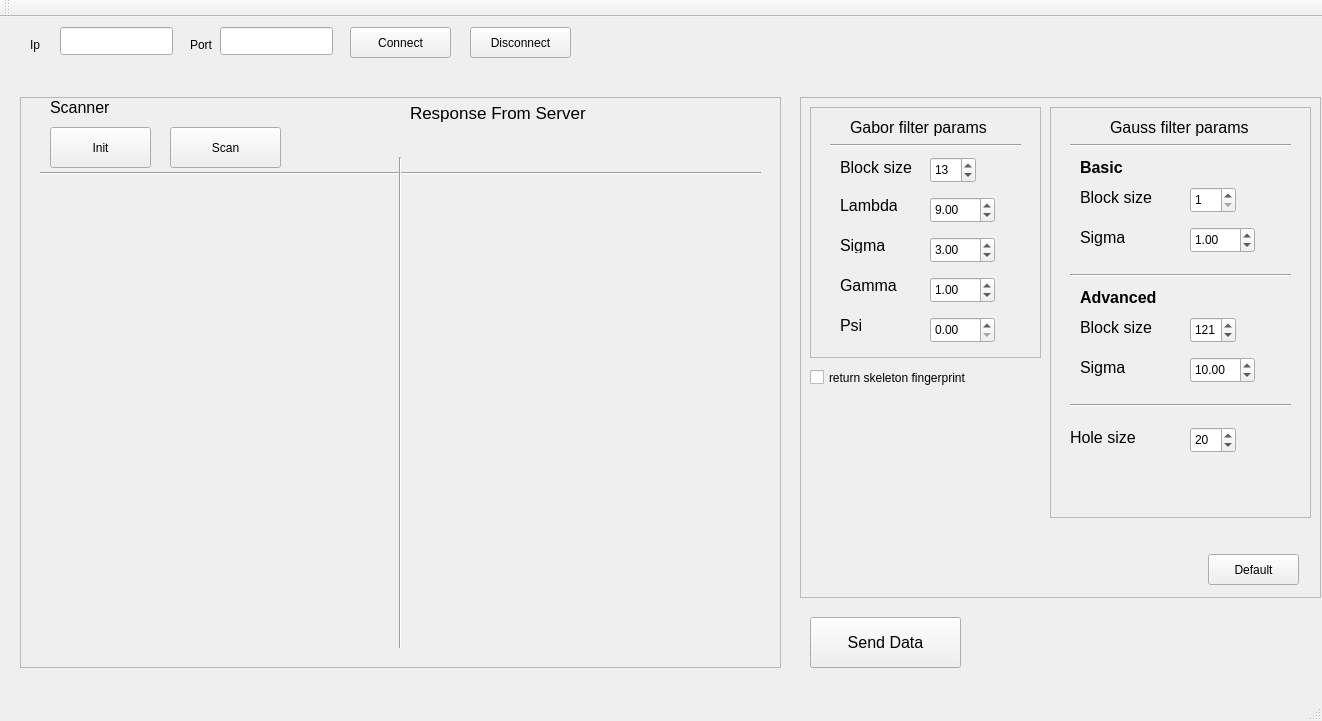
<?xml version="1.0" encoding="UTF-8"?>
<ui version="4.0">
 <class>Client</class>
 <widget class="QMainWindow" name="Client">
  <property name="geometry">
   <rect>
    <x>0</x>
    <y>0</y>
    <width>1322</width>
    <height>721</height>
   </rect>
  </property>
  <property name="windowTitle">
   <string>Client</string>
  </property>
  <widget class="QWidget" name="centralWidget">
   <widget class="QLabel" name="statusLB">
    <property name="geometry">
     <rect>
      <x>30</x>
      <y>50</y>
      <width>411</width>
      <height>21</height>
     </rect>
    </property>
    <property name="text">
     <string/>
    </property>
   </widget>
   <widget class="QFrame" name="scanerPanel">
    <property name="geometry">
     <rect>
      <x>20</x>
      <y>80</y>
      <width>761</width>
      <height>571</height>
     </rect>
    </property>
    <property name="frameShape">
     <enum>QFrame::StyledPanel</enum>
    </property>
    <property name="frameShadow">
     <enum>QFrame::Raised</enum>
    </property>
    <widget class="QPushButton" name="scannerInitBT">
     <property name="geometry">
      <rect>
       <x>30</x>
       <y>30</y>
       <width>101</width>
       <height>41</height>
      </rect>
     </property>
     <property name="text">
      <string>Init</string>
     </property>
    </widget>
    <widget class="QPushButton" name="scanBT">
     <property name="geometry">
      <rect>
       <x>150</x>
       <y>30</y>
       <width>111</width>
       <height>41</height>
      </rect>
     </property>
     <property name="text">
      <string>Scan</string>
     </property>
    </widget>
    <widget class="QLabel" name="scanImg">
     <property name="geometry">
      <rect>
       <x>30</x>
       <y>90</y>
       <width>320</width>
       <height>420</height>
      </rect>
     </property>
     <property name="text">
      <string/>
     </property>
    </widget>
    <widget class="QLabel" name="scannerOutput">
     <property name="geometry">
      <rect>
       <x>30</x>
       <y>0</y>
       <width>61</width>
       <height>21</height>
      </rect>
     </property>
     <property name="font">
      <font>
       <pointsize>12</pointsize>
      </font>
     </property>
     <property name="text">
      <string>Scanner</string>
     </property>
    </widget>
    <widget class="Line" name="line">
     <property name="geometry">
      <rect>
       <x>20</x>
       <y>66</y>
       <width>721</width>
       <height>20</height>
      </rect>
     </property>
     <property name="orientation">
      <enum>Qt::Horizontal</enum>
     </property>
    </widget>
    <widget class="QLabel" name="skeletonImg">
     <property name="geometry">
      <rect>
       <x>410</x>
       <y>90</y>
       <width>320</width>
       <height>420</height>
      </rect>
     </property>
     <property name="text">
      <string/>
     </property>
    </widget>
    <widget class="QLabel" name="label">
     <property name="geometry">
      <rect>
       <x>390</x>
       <y>0</y>
       <width>181</width>
       <height>31</height>
      </rect>
     </property>
     <property name="font">
      <font>
       <pointsize>13</pointsize>
      </font>
     </property>
     <property name="text">
      <string>Response From Server</string>
     </property>
    </widget>
    <widget class="Line" name="line_2">
     <property name="geometry">
      <rect>
       <x>370</x>
       <y>60</y>
       <width>20</width>
       <height>491</height>
      </rect>
     </property>
     <property name="orientation">
      <enum>Qt::Vertical</enum>
     </property>
    </widget>
   </widget>
   <widget class="QLineEdit" name="ipTF">
    <property name="geometry">
     <rect>
      <x>60</x>
      <y>10</y>
      <width>113</width>
      <height>28</height>
     </rect>
    </property>
   </widget>
   <widget class="QLabel" name="ipLB">
    <property name="geometry">
     <rect>
      <x>30</x>
      <y>20</y>
      <width>41</width>
      <height>16</height>
     </rect>
    </property>
    <property name="text">
     <string>Ip</string>
    </property>
   </widget>
   <widget class="QLineEdit" name="portTF">
    <property name="geometry">
     <rect>
      <x>220</x>
      <y>10</y>
      <width>113</width>
      <height>28</height>
     </rect>
    </property>
    <property name="text">
     <string/>
    </property>
   </widget>
   <widget class="QPushButton" name="connectBT">
    <property name="geometry">
     <rect>
      <x>350</x>
      <y>10</y>
      <width>101</width>
      <height>31</height>
     </rect>
    </property>
    <property name="text">
     <string>Connect</string>
    </property>
   </widget>
   <widget class="QLabel" name="portLB">
    <property name="geometry">
     <rect>
      <x>190</x>
      <y>20</y>
      <width>41</width>
      <height>16</height>
     </rect>
    </property>
    <property name="toolTipDuration">
     <number>-1</number>
    </property>
    <property name="text">
     <string>Port</string>
    </property>
   </widget>
   <widget class="QPushButton" name="sendBT">
    <property name="geometry">
     <rect>
      <x>810</x>
      <y>600</y>
      <width>151</width>
      <height>51</height>
     </rect>
    </property>
    <property name="font">
     <font>
      <pointsize>12</pointsize>
     </font>
    </property>
    <property name="text">
     <string>Send Data</string>
    </property>
   </widget>
   <widget class="QPushButton" name="disconnectBT">
    <property name="geometry">
     <rect>
      <x>470</x>
      <y>10</y>
      <width>101</width>
      <height>31</height>
     </rect>
    </property>
    <property name="text">
     <string>Disconnect</string>
    </property>
   </widget>
   <widget class="QFrame" name="params">
    <property name="geometry">
     <rect>
      <x>800</x>
      <y>80</y>
      <width>521</width>
      <height>501</height>
     </rect>
    </property>
    <property name="frameShape">
     <enum>QFrame::StyledPanel</enum>
    </property>
    <property name="frameShadow">
     <enum>QFrame::Raised</enum>
    </property>
    <widget class="QFrame" name="gaborFilterParamsPanel">
     <property name="geometry">
      <rect>
       <x>10</x>
       <y>10</y>
       <width>231</width>
       <height>251</height>
      </rect>
     </property>
     <property name="frameShape">
      <enum>QFrame::StyledPanel</enum>
     </property>
     <property name="frameShadow">
      <enum>QFrame::Raised</enum>
     </property>
     <widget class="QLabel" name="blockSizeLB">
      <property name="geometry">
       <rect>
        <x>30</x>
        <y>50</y>
        <width>81</width>
        <height>21</height>
       </rect>
      </property>
      <property name="font">
       <font>
        <pointsize>12</pointsize>
       </font>
      </property>
      <property name="text">
       <string>Block size</string>
      </property>
     </widget>
     <widget class="QLabel" name="lambdaLB">
      <property name="geometry">
       <rect>
        <x>30</x>
        <y>90</y>
        <width>57</width>
        <height>16</height>
       </rect>
      </property>
      <property name="font">
       <font>
        <pointsize>12</pointsize>
       </font>
      </property>
      <property name="text">
       <string>Lambda</string>
      </property>
     </widget>
     <widget class="QLabel" name="sigmaLB">
      <property name="geometry">
       <rect>
        <x>30</x>
        <y>130</y>
        <width>57</width>
        <height>16</height>
       </rect>
      </property>
      <property name="font">
       <font>
        <pointsize>12</pointsize>
       </font>
      </property>
      <property name="text">
       <string>Sigma</string>
      </property>
     </widget>
     <widget class="QLabel" name="gammaLB">
      <property name="geometry">
       <rect>
        <x>30</x>
        <y>170</y>
        <width>57</width>
        <height>16</height>
       </rect>
      </property>
      <property name="font">
       <font>
        <pointsize>12</pointsize>
       </font>
      </property>
      <property name="text">
       <string>Gamma</string>
      </property>
     </widget>
     <widget class="QLabel" name="psiLB">
      <property name="geometry">
       <rect>
        <x>30</x>
        <y>210</y>
        <width>57</width>
        <height>16</height>
       </rect>
      </property>
      <property name="font">
       <font>
        <pointsize>12</pointsize>
       </font>
      </property>
      <property name="text">
       <string>Psi</string>
      </property>
     </widget>
     <widget class="QDoubleSpinBox" name="lambda">
      <property name="geometry">
       <rect>
        <x>120</x>
        <y>90</y>
        <width>65</width>
        <height>26</height>
       </rect>
      </property>
      <property name="value">
       <double>9.000000000000000</double>
      </property>
     </widget>
     <widget class="QDoubleSpinBox" name="sigma">
      <property name="geometry">
       <rect>
        <x>120</x>
        <y>130</y>
        <width>65</width>
        <height>26</height>
       </rect>
      </property>
      <property name="value">
       <double>3.000000000000000</double>
      </property>
     </widget>
     <widget class="QDoubleSpinBox" name="gamma">
      <property name="geometry">
       <rect>
        <x>120</x>
        <y>170</y>
        <width>65</width>
        <height>26</height>
       </rect>
      </property>
      <property name="value">
       <double>1.000000000000000</double>
      </property>
     </widget>
     <widget class="QDoubleSpinBox" name="psi">
      <property name="geometry">
       <rect>
        <x>120</x>
        <y>210</y>
        <width>65</width>
        <height>26</height>
       </rect>
      </property>
     </widget>
     <widget class="QSpinBox" name="blockSize">
      <property name="geometry">
       <rect>
        <x>120</x>
        <y>50</y>
        <width>46</width>
        <height>26</height>
       </rect>
      </property>
      <property name="minimum">
       <number>1</number>
      </property>
      <property name="maximum">
       <number>999</number>
      </property>
      <property name="value">
       <number>13</number>
      </property>
     </widget>
     <widget class="QLabel" name="gaborFilterLB">
      <property name="geometry">
       <rect>
        <x>40</x>
        <y>10</y>
        <width>171</width>
        <height>21</height>
       </rect>
      </property>
      <property name="font">
       <font>
        <pointsize>12</pointsize>
       </font>
      </property>
      <property name="text">
       <string>Gabor filter params</string>
      </property>
     </widget>
     <widget class="Line" name="line_3">
      <property name="geometry">
       <rect>
        <x>20</x>
        <y>30</y>
        <width>191</width>
        <height>16</height>
       </rect>
      </property>
      <property name="orientation">
       <enum>Qt::Horizontal</enum>
      </property>
     </widget>
    </widget>
    <widget class="QFrame" name="gaborFilterParamsPanel_2">
     <property name="geometry">
      <rect>
       <x>250</x>
       <y>10</y>
       <width>261</width>
       <height>411</height>
      </rect>
     </property>
     <property name="frameShape">
      <enum>QFrame::StyledPanel</enum>
     </property>
     <property name="frameShadow">
      <enum>QFrame::Raised</enum>
     </property>
     <widget class="QLabel" name="blockSizeLB_2">
      <property name="geometry">
       <rect>
        <x>30</x>
        <y>80</y>
        <width>81</width>
        <height>21</height>
       </rect>
      </property>
      <property name="font">
       <font>
        <pointsize>12</pointsize>
       </font>
      </property>
      <property name="text">
       <string>Block size</string>
      </property>
     </widget>
     <widget class="QSpinBox" name="gaussBasicBlockSize">
      <property name="geometry">
       <rect>
        <x>140</x>
        <y>80</y>
        <width>46</width>
        <height>26</height>
       </rect>
      </property>
      <property name="minimum">
       <number>1</number>
      </property>
      <property name="value">
       <number>1</number>
      </property>
     </widget>
     <widget class="QLabel" name="gaussFilterLB_2">
      <property name="geometry">
       <rect>
        <x>60</x>
        <y>10</y>
        <width>171</width>
        <height>21</height>
       </rect>
      </property>
      <property name="font">
       <font>
        <pointsize>12</pointsize>
       </font>
      </property>
      <property name="text">
       <string>Gauss filter params</string>
      </property>
     </widget>
     <widget class="Line" name="line_4">
      <property name="geometry">
       <rect>
        <x>20</x>
        <y>30</y>
        <width>221</width>
        <height>16</height>
       </rect>
      </property>
      <property name="orientation">
       <enum>Qt::Horizontal</enum>
      </property>
     </widget>
     <widget class="QLabel" name="gaussBasicFilterLB">
      <property name="geometry">
       <rect>
        <x>30</x>
        <y>50</y>
        <width>171</width>
        <height>21</height>
       </rect>
      </property>
      <property name="font">
       <font>
        <pointsize>12</pointsize>
        <weight>75</weight>
        <bold>true</bold>
       </font>
      </property>
      <property name="text">
       <string>Basic</string>
      </property>
     </widget>
     <widget class="QLabel" name="sigmaLB_2">
      <property name="geometry">
       <rect>
        <x>30</x>
        <y>120</y>
        <width>81</width>
        <height>21</height>
       </rect>
      </property>
      <property name="font">
       <font>
        <pointsize>12</pointsize>
       </font>
      </property>
      <property name="text">
       <string>Sigma</string>
      </property>
     </widget>
     <widget class="QDoubleSpinBox" name="gaussBasicSigma">
      <property name="geometry">
       <rect>
        <x>140</x>
        <y>120</y>
        <width>65</width>
        <height>26</height>
       </rect>
      </property>
      <property name="value">
       <double>1.000000000000000</double>
      </property>
     </widget>
     <widget class="QSpinBox" name="gaussAdvancedBlockSize">
      <property name="geometry">
       <rect>
        <x>140</x>
        <y>210</y>
        <width>46</width>
        <height>26</height>
       </rect>
      </property>
      <property name="minimum">
       <number>1</number>
      </property>
      <property name="maximum">
       <number>999</number>
      </property>
      <property name="value">
       <number>121</number>
      </property>
     </widget>
     <widget class="QLabel" name="blockSizeLB_3">
      <property name="geometry">
       <rect>
        <x>30</x>
        <y>210</y>
        <width>81</width>
        <height>21</height>
       </rect>
      </property>
      <property name="font">
       <font>
        <pointsize>12</pointsize>
       </font>
      </property>
      <property name="text">
       <string>Block size</string>
      </property>
     </widget>
     <widget class="QLabel" name="sigmaLB_3">
      <property name="geometry">
       <rect>
        <x>30</x>
        <y>250</y>
        <width>81</width>
        <height>21</height>
       </rect>
      </property>
      <property name="font">
       <font>
        <pointsize>12</pointsize>
       </font>
      </property>
      <property name="text">
       <string>Sigma</string>
      </property>
     </widget>
     <widget class="QLabel" name="gaussBasicFilterLB_2">
      <property name="geometry">
       <rect>
        <x>30</x>
        <y>180</y>
        <width>171</width>
        <height>21</height>
       </rect>
      </property>
      <property name="font">
       <font>
        <pointsize>12</pointsize>
        <weight>75</weight>
        <bold>true</bold>
       </font>
      </property>
      <property name="text">
       <string>Advanced</string>
      </property>
     </widget>
     <widget class="QDoubleSpinBox" name="gaussAdvancedSigma">
      <property name="geometry">
       <rect>
        <x>140</x>
        <y>250</y>
        <width>65</width>
        <height>26</height>
       </rect>
      </property>
      <property name="value">
       <double>10.000000000000000</double>
      </property>
     </widget>
     <widget class="Line" name="line_5">
      <property name="enabled">
       <bool>true</bool>
      </property>
      <property name="geometry">
       <rect>
        <x>20</x>
        <y>160</y>
        <width>221</width>
        <height>16</height>
       </rect>
      </property>
      <property name="frameShadow">
       <enum>QFrame::Sunken</enum>
      </property>
      <property name="orientation">
       <enum>Qt::Horizontal</enum>
      </property>
     </widget>
     <widget class="Line" name="line_6">
      <property name="enabled">
       <bool>true</bool>
      </property>
      <property name="geometry">
       <rect>
        <x>20</x>
        <y>290</y>
        <width>221</width>
        <height>16</height>
       </rect>
      </property>
      <property name="frameShadow">
       <enum>QFrame::Sunken</enum>
      </property>
      <property name="orientation">
       <enum>Qt::Horizontal</enum>
      </property>
     </widget>
     <widget class="QLabel" name="holeSizeLB">
      <property name="geometry">
       <rect>
        <x>20</x>
        <y>320</y>
        <width>81</width>
        <height>21</height>
       </rect>
      </property>
      <property name="font">
       <font>
        <pointsize>12</pointsize>
       </font>
      </property>
      <property name="text">
       <string>Hole size</string>
      </property>
     </widget>
     <widget class="QSpinBox" name="holeSize">
      <property name="geometry">
       <rect>
        <x>140</x>
        <y>320</y>
        <width>46</width>
        <height>26</height>
       </rect>
      </property>
      <property name="minimum">
       <number>1</number>
      </property>
      <property name="maximum">
       <number>500</number>
      </property>
      <property name="value">
       <number>20</number>
      </property>
     </widget>
    </widget>
    <widget class="QCheckBox" name="returnSkeleton">
     <property name="geometry">
      <rect>
       <x>10</x>
       <y>270</y>
       <width>211</width>
       <height>21</height>
      </rect>
     </property>
     <property name="text">
      <string>return skeleton fingerprint</string>
     </property>
    </widget>
    <widget class="QPushButton" name="defaultParamsBT">
     <property name="geometry">
      <rect>
       <x>408</x>
       <y>457</y>
       <width>91</width>
       <height>31</height>
      </rect>
     </property>
     <property name="text">
      <string>Default</string>
     </property>
    </widget>
   </widget>
   <zorder>params</zorder>
   <zorder>statusLB</zorder>
   <zorder>scanerPanel</zorder>
   <zorder>ipTF</zorder>
   <zorder>ipLB</zorder>
   <zorder>portTF</zorder>
   <zorder>connectBT</zorder>
   <zorder>portLB</zorder>
   <zorder>sendBT</zorder>
   <zorder>disconnectBT</zorder>
  </widget>
  <widget class="QMenuBar" name="menuBar">
   <property name="geometry">
    <rect>
     <x>0</x>
     <y>0</y>
     <width>1322</width>
     <height>22</height>
    </rect>
   </property>
  </widget>
  <widget class="QToolBar" name="mainToolBar">
   <attribute name="toolBarArea">
    <enum>TopToolBarArea</enum>
   </attribute>
   <attribute name="toolBarBreak">
    <bool>false</bool>
   </attribute>
  </widget>
  <widget class="QStatusBar" name="statusBar"/>
 </widget>
 <layoutdefault spacing="6" margin="11"/>
 <resources/>
 <connections/>
</ui>
